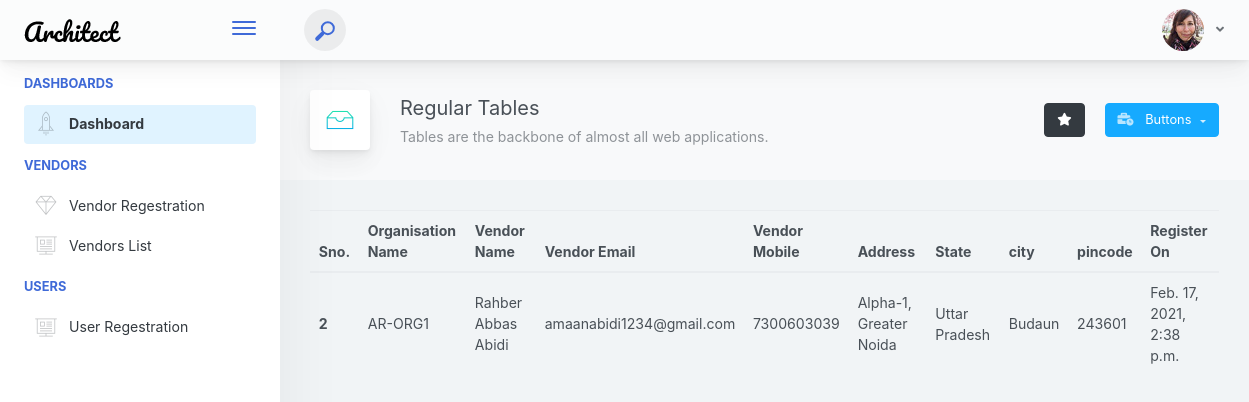
The app's page /vendor_profile/ with its own data.
### account/models.py (models this page shows, shortened)
class Profile(models.Model):
    user = models.OneToOneField(Account, on_delete=models.CASCADE)
    org_name = models.CharField(max_length=256)
    ven_name = models.CharField(max_length=256)
    ven_email = models.EmailField(unique=True, max_length=256)
    ven_phone = models.IntegerField()
    add = models.TextField()
    state = models.CharField(max_length=256)
    city = models.CharField(max_length=256)
    pincode = models.IntegerField()
    lat = models.DecimalField(max_digits=40, null=True, blank=True, decimal_places=10)
    lon = models.DecimalField(max_digits=40, null=True, blank=True, decimal_places=10)
    value = models.BooleanField(default=False)
    is_paid = models.BooleanField(default=False)
    updated_on = models.DateTimeField(auto_now=True)

### account/views.py (the view)
# urls.py: path('vendor_profile/', vendor_profile, name="vendor_profile"),
def vendor_profile(request):
    pro = Profile.objects.all()
    context = {
        "pro": pro
    }
    return render(request, 'dashboard/vendor_pro.html', context)

### templates/dashboard/vendor_pro.html (shortened to what this page needs)
{% extends 'dashboard/base.html' %}
{% load static %}
{% block body %}
            <div class="app-main__outer">
                <div class="app-main__inner">
                    <div class="app-page-title">
                        <div class="page-title-wrapper">
                            <div class="page-title-heading">
                                <div class="page-title-icon">
                                    <i class="pe-7s-drawer icon-gradient bg-happy-itmeo">
                                    </i>
                                </div>
                                <div>Regular Tables
                                    <div class="page-title-subheading">Tables are the backbone of almost all web
                                        applications.
                                    </div>
                                </div>
                            </div>
                            <div class="page-title-actions">
                                <button type="button" data-toggle="tooltip" title="Example Tooltip"
                                    data-placement="bottom" class="btn-shadow mr-3 btn btn-dark">
                                    <i class="fa fa-star"></i>
                                </button>
                                <div class="d-inline-block dropdown">
                                    <button type="button" data-toggle="dropdown" aria-haspopup="true"
                                        aria-expanded="false" class="btn-shadow dropdown-toggle btn btn-info">
                                        <span class="btn-icon-wrapper pr-2 opacity-7">
                                            <i class="fa fa-business-time fa-w-20"></i>
                                        </span>
                                        Buttons
                                    </button>
                                </div>
                            </div>
                        </div>
                    </div>
                                    <table class="table table-hover">
                                        <thead>
                                            <tr>
                                                <th>Sno.</th>
                                                <th>Organisation Name</th>
                                                <th>Vendor Name</th>
                                                <th>Vendor Email</th>
                                                <th>Vendor Mobile</th>
                                                <th>Address</th>
                                                <th>State</th>
                                                <th>city</th>
                                                <th>pincode</th>
                                                <th>Register On</th>
                                            </tr>
                                        </thead>
                                        {% for x in pro %}
                                        <tbody>
                                            <tr>
                                                <th scope="row">{{x.id}}</th>
                                                <td>{{x.org_name}}</td>
                                                <td>{{x.ven_name}}</td>
                                                <td>{{x.ven_email}}</td>
                                                <td>{{x.ven_phone}}</td>
                                                <td>{{x.add}}</td>
                                                <td>{{x.state}}</td>
                                                <td>{{x.city}}</td>
                                                <td>{{x.pincode}}</td>
                                                <td>{{x.updated_on}}</td>
                                            </tr>
                                        </tbody>
                                        {% endfor %}
                                    </table>
                </div>
            </div>
                {% endblock %}

### records on screen
Profile: id "2", org_name "AR-ORG1", ven_name "Rahber Abbas Abidi", ven_email "amaanabidi1234@gmail.com", ven_phone "7300603039", add "Alpha-1, Greater Noida", state "Uttar Pradesh", city "Budaun", pincode "243601", updated_on "Feb. 17, 2021, 2:38 p.m."
